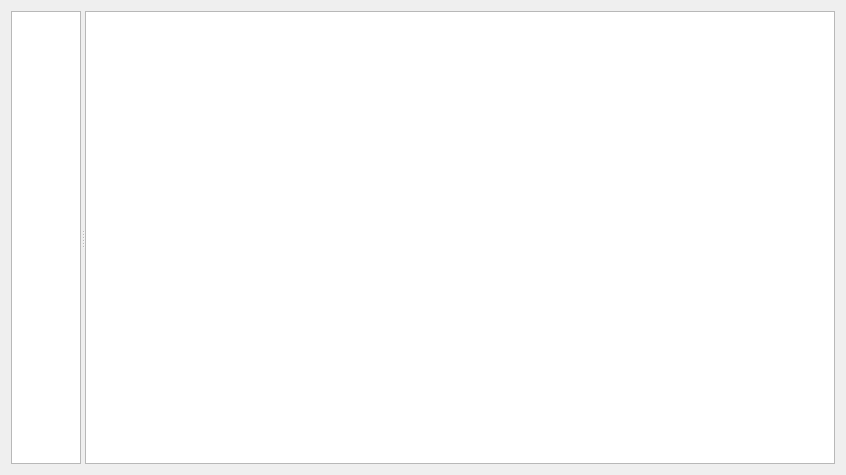
<?xml version="1.0" encoding="UTF-8"?>
<ui version="4.0">
 <class>ErrorsFilterWidget</class>
 <widget class="QWidget" name="ErrorsFilterWidget">
  <property name="geometry">
   <rect>
    <x>0</x>
    <y>0</y>
    <width>846</width>
    <height>475</height>
   </rect>
  </property>
  <property name="windowTitle">
   <string>Form</string>
  </property>
  <layout class="QVBoxLayout" name="verticalLayout">
   <item>
    <widget class="QSplitter" name="splitter">
     <property name="orientation">
      <enum>Qt::Horizontal</enum>
     </property>
     <widget class="QuickieWebBot::TableView" name="summaryTableView">
      <property name="sizeAdjustPolicy">
       <enum>QAbstractScrollArea::AdjustToContents</enum>
      </property>
      <property name="selectionMode">
       <enum>QAbstractItemView::SingleSelection</enum>
      </property>
      <property name="showGrid">
       <bool>false</bool>
      </property>
      <property name="gridStyle">
       <enum>Qt::NoPen</enum>
      </property>
      <attribute name="horizontalHeaderVisible">
       <bool>false</bool>
      </attribute>
      <attribute name="verticalHeaderVisible">
       <bool>false</bool>
      </attribute>
     </widget>
     <widget class="QuickieWebBot::TableView" name="summaryDetailsTableView"/>
    </widget>
   </item>
  </layout>
 </widget>
 <customwidgets>
  <customwidget>
   <class>QuickieWebBot::TableView</class>
   <extends>QTableView</extends>
   <header location="global">table_view.h</header>
  </customwidget>
 </customwidgets>
 <resources/>
 <connections/>
</ui>
